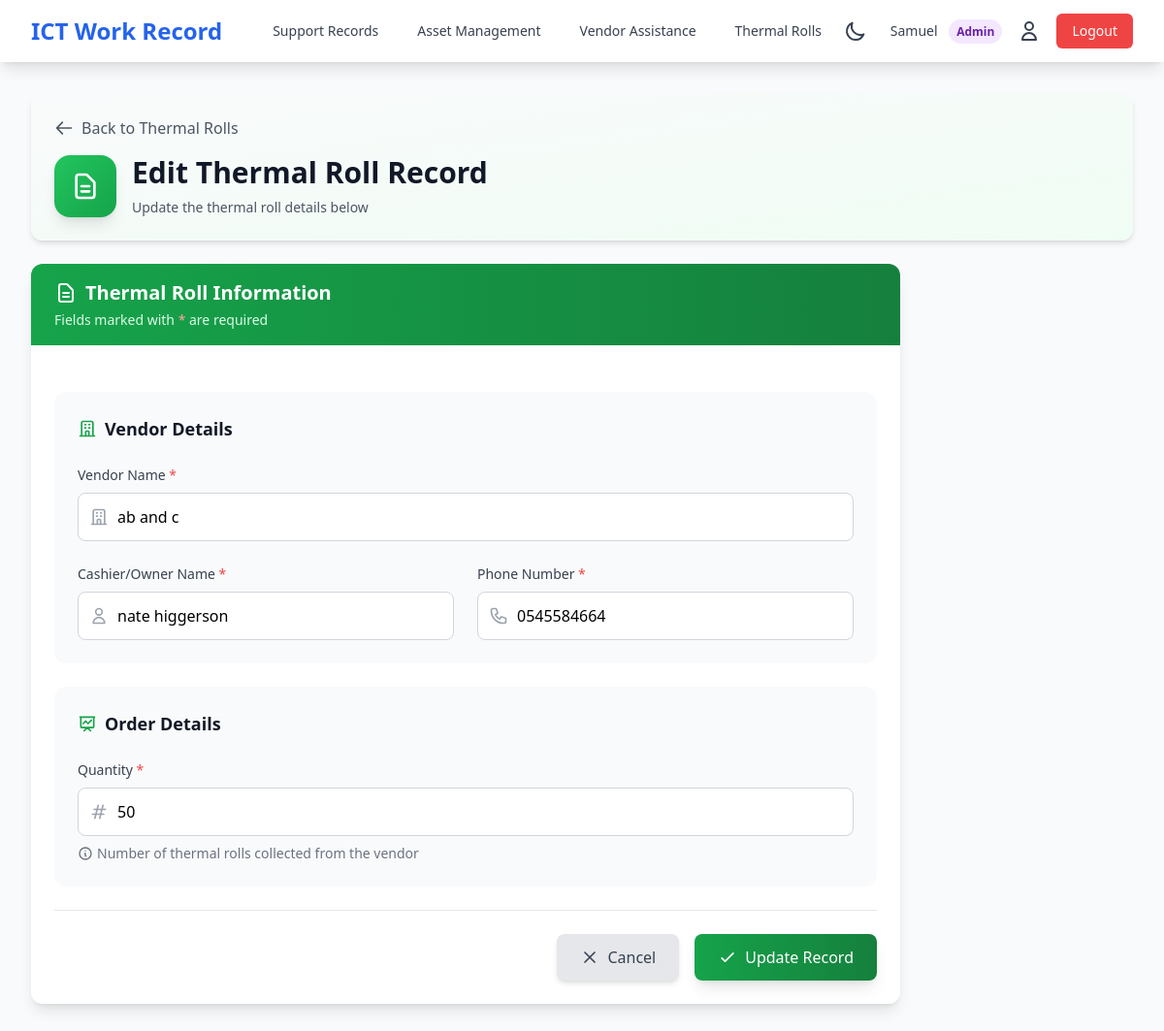
The app's page /thermal-rolls/1/update/ (signed in) with its own data.
### thermal_rolls/models.py (models this page shows, shortened)
class ThermalRollRecord(models.Model):
    vendor_name = models.CharField(max_length=200, help_text="Vendor or station name")
    cashier_owner_name = models.CharField(max_length=200, help_text="Contact person (cashier/owner)")
    quantity = models.PositiveIntegerField(help_text="Number of thermal rolls collected")
    phone_number = models.CharField(max_length=20, help_text="Contact number")
    signature = models.CharField(
        max_length=200,
        blank=True,
        help_text="Digital signature placeholder"
    )
    recorded_by = models.ForeignKey(
        User,
        on_delete=models.PROTECT,
        related_name='thermal_roll_records',
        help_text="ICT staff who recorded this"
    )
    timestamp = models.DateTimeField(default=timezone.now, help_text="When this was recorded")
    notes = models.TextField(blank=True, help_text="Additional notes")
    class Meta:
        ordering = ['-timestamp']
        verbose_name = "Thermal Roll Record"
        verbose_name_plural = "Thermal Roll Records"
        indexes = [
            models.Index(fields=['-timestamp']),
            models.Index(fields=['vendor_name']),
        ]

### thermal_rolls/views.py (the view)
# urls.py: path('<int:pk>/update/', views.thermal_roll_update, name='update'),
@login_required
def thermal_roll_update(request, pk):
    is_admin = user_is_admin(request.user)
    if is_admin:
        record = get_object_or_404(ThermalRollRecord, pk=pk)
    else:
        record = get_object_or_404(ThermalRollRecord, pk=pk, recorded_by=request.user)
    if request.method == 'POST':
        form = ThermalRollRecordForm(request.POST, instance=record)
        if form.is_valid():
            form.save()
            messages.success(request, 'Thermal roll record updated successfully!')
            return redirect('thermal_rolls:detail', pk=record.pk)
    else:
        form = ThermalRollRecordForm(instance=record)
    context = {
        'form': form,
        'record': record,
        'action': 'Update',
    }
    return render(request, 'thermal_rolls/form.html', context)

### thermal_rolls/views.py (called while the page is built)
def user_is_admin(user):
    return user.groups.filter(name='Admin').exists()

### templates/thermal_rolls/form.html (shortened to what this page needs)
{% extends 'base.html' %}
{% load widget_tweaks %}
{% block content %}
<div class="bg-gradient-to-br from-gray-50 to-green-50 dark:from-gray-800 dark:to-gray-900 rounded-xl p-6 mb-6 shadow-md">
    <div class="flex items-center mb-4">
        <a href="{% url 'thermal_rolls:list' %}"
           class="text-gray-600 hover:text-green-600 dark:text-gray-400 dark:hover:text-green-400 transition-colors flex items-center group">
            <svg class="w-5 h-5 mr-2 transform group-hover:-translate-x-1 transition-transform" fill="none" stroke="currentColor" viewBox="0 0 24 24">
                <path stroke-linecap="round" stroke-linejoin="round" stroke-width="2" d="M10 19l-7-7m0 0l7-7m-7 7h18"/>
            </svg>
            Back to Thermal Rolls
        </a>
    </div>
    <div class="flex items-center space-x-4">
        <div class="flex-shrink-0">
            <div class="w-16 h-16 bg-gradient-to-br from-green-500 to-green-600 rounded-2xl flex items-center justify-center shadow-lg">
                <svg class="w-8 h-8 text-white" fill="none" stroke="currentColor" viewBox="0 0 24 24">
                    <path stroke-linecap="round" stroke-linejoin="round" stroke-width="2" d="M9 12h6m-6 4h6m2 5H7a2 2 0 01-2-2V5a2 2 0 012-2h5.586a1 1 0 01.707.293l5.414 5.414a1 1 0 01.293.707V19a2 2 0 01-2 2z"/>
                </svg>
            </div>
        </div>
        <div>
            <h1 class="text-3xl font-bold text-gray-900 dark:text-white">
                {% if form.instance.pk %}Edit Thermal Roll Record{% else %}Create New Thermal Roll Record{% endif %}
            </h1>
            <p class="mt-2 text-sm text-gray-600 dark:text-gray-400">
                {% if form.instance.pk %}Update the thermal roll details below{% else %}Fill in the details below to create a new thermal roll record{% endif %}
            </p>
        </div>
    </div>
</div>
<div class="max-w-4xl">
    <div class="bg-white dark:bg-gray-800 rounded-xl shadow-lg overflow-hidden">
        <div class="bg-gradient-to-r from-green-600 to-green-700 px-6 py-4">
            <h2 class="text-xl font-semibold text-white flex items-center">
                <svg class="w-6 h-6 mr-2" fill="none" stroke="currentColor" viewBox="0 0 24 24">
                    <path stroke-linecap="round" stroke-linejoin="round" stroke-width="2" d="M9 12h6m-6 4h6m2 5H7a2 2 0 01-2-2V5a2 2 0 012-2h5.586a1 1 0 01.707.293l5.414 5.414a1 1 0 01.293.707V19a2 2 0 01-2 2z"/>
                </svg>
                Thermal Roll Information
            </h2>
            <p class="text-green-100 text-sm mt-1">Fields marked with <span class="text-red-300">*</span> are required</p>
        </div>
        <form method="post" class="p-6 space-y-6">
            <div class="bg-gray-50 dark:bg-gray-700/30 rounded-xl p-6 space-y-6">
                <h3 class="text-lg font-semibold text-gray-900 dark:text-white flex items-center">
                    Vendor Details
                </h3>
                <div>
                    <label for="{{ form.vendor_name.id_for_label }}" class="block text-sm font-medium text-gray-700 dark:text-gray-300 mb-2">
                        Vendor Name <span class="text-red-500">*</span>
                    </label>
                    <div class="relative">
                        <div class="absolute inset-y-0 left-0 pl-3 flex items-center pointer-events-none">
                        </div>
                        {% render_field form.vendor_name class="w-full pl-10 pr-4 py-3 border rounded-lg focus:ring-2 focus:ring-green-500 focus:border-green-500 dark:bg-gray-700 dark:text-white transition-all" class+="border-gray-300 dark:border-gray-600" placeholder="Enter vendor name" %}
                    </div>
                </div>
                <div class="grid grid-cols-1 md:grid-cols-2 gap-6">
                    <div>
                        <label for="{{ form.cashier_owner_name.id_for_label }}" class="block text-sm font-medium text-gray-700 dark:text-gray-300 mb-2">
                            Cashier/Owner Name <span class="text-red-500">*</span>
                        </label>
                        <div class="relative">
                            <div class="absolute inset-y-0 left-0 pl-3 flex items-center pointer-events-none">
                            </div>
                            {% render_field form.cashier_owner_name class="w-full pl-10 pr-4 py-3 border rounded-lg focus:ring-2 focus:ring-green-500 focus:border-green-500 dark:bg-gray-700 dark:text-white transition-all" class+="border-gray-300 dark:border-gray-600" placeholder="Enter contact person name" %}
                        </div>
                    </div>
                    <div>
                        <label for="{{ form.phone_number.id_for_label }}" class="block text-sm font-medium text-gray-700 dark:text-gray-300 mb-2">
                            Phone Number <span class="text-red-500">*</span>
                        </label>
                        <div class="relative">
                            <div class="absolute inset-y-0 left-0 pl-3 flex items-center pointer-events-none">
                            </div>
                            {% render_field form.phone_number class="w-full pl-10 pr-4 py-3 border rounded-lg focus:ring-2 focus:ring-green-500 focus:border-green-500 dark:bg-gray-700 dark:text-white transition-all" class+="border-gray-300 dark:border-gray-600" placeholder="e.g., +1234567890" %}
                        </div>
                    </div>
                </div>
            </div>
            <div class="bg-gray-50 dark:bg-gray-700/30 rounded-xl p-6 space-y-6">
                <h3 class="text-lg font-semibold text-gray-900 dark:text-white flex items-center">
                    <svg class="w-5 h-5 mr-2 text-green-600 dark:text-green-400" fill="none" stroke="currentColor" viewBox="0 0 24 24">
                        <path stroke-linecap="round" stroke-linejoin="round" stroke-width="2" d="M7 12l3-3 3 3 4-4M8 21l4-4 4 4M3 4h18M4 4h16v12a1 1 0 01-1 1H5a1 1 0 01-1-1V4z"/>
                    </svg>
                    Order Details
                </h3>
                <div>
                    <label for="{{ form.quantity.id_for_label }}" class="block text-sm font-medium text-gray-700 dark:text-gray-300 mb-2">
                        Quantity <span class="text-red-500">*</span>
                    </label>
                    <div class="relative">
                        <div class="absolute inset-y-0 left-0 pl-3 flex items-center pointer-events-none">
                        </div>
                        {% render_field form.quantity class="w-full pl-10 pr-4 py-3 border rounded-lg focus:ring-2 focus:ring-green-500 focus:border-green-500 dark:bg-gray-700 dark:text-white transition-all" class+="border-gray-300 dark:border-gray-600" type="number" min="1" placeholder="Enter quantity" %}
                    </div>
                    {% if form.quantity.errors %}
                        <p class="mt-2 text-sm text-red-600 dark:text-red-400 flex items-center">
                            <svg class="w-4 h-4 mr-1" fill="currentColor" viewBox="0 0 20 20">
                                <path fill-rule="evenodd" d="M18 10a8 8 0 11-16 0 8 8 0 0116 0zm-7 4a1 1 0 11-2 0 1 1 0 012 0zm-1-9a1 1 0 00-1 1v4a1 1 0 102 0V6a1 1 0 00-1-1z" clip-rule="evenodd"/>
                            </svg>
                            {{ form.quantity.errors.0 }}
                        </p>
                    {% else %}
                        <p class="mt-2 text-sm text-gray-500 dark:text-gray-400 flex items-center">
                            <svg class="w-4 h-4 mr-1" fill="none" stroke="currentColor" viewBox="0 0 24 24">
                                <path stroke-linecap="round" stroke-linejoin="round" stroke-width="2" d="M13 16h-1v-4h-1m1-4h.01M21 12a9 9 0 11-18 0 9 9 0 0118 0z"/>
                            </svg>
                            Number of thermal rolls collected from the vendor
                        </p>
                    {% endif %}
                </div>
            </div>
            <div class="flex items-center justify-end space-x-4 pt-6 border-t border-gray-200 dark:border-gray-700">
                <a href="{% url 'thermal_rolls:list' %}"
                   class="px-6 py-3 bg-gray-200 dark:bg-gray-700 text-gray-700 dark:text-gray-300 rounded-lg hover:bg-gray-300 dark:hover:bg-gray-600 transition-all transform hover:scale-105 font-medium flex items-center shadow-md hover:shadow-lg">
                    <svg class="w-5 h-5 mr-2" fill="none" stroke="currentColor" viewBox="0 0 24 24">
                        <path stroke-linecap="round" stroke-linejoin="round" stroke-width="2" d="M6 18L18 6M6 6l12 12"/>
                    </svg>
                    Cancel
                </a>
                <button type="submit"
                        class="px-6 py-3 bg-gradient-to-r from-green-600 to-green-700 text-white rounded-lg hover:from-green-700 hover:to-green-800 transition-all transform hover:scale-105 shadow-lg hover:shadow-xl font-medium flex items-center">
                    <svg class="w-5 h-5 mr-2" fill="none" stroke="currentColor" viewBox="0 0 24 24">
                        <path stroke-linecap="round" stroke-linejoin="round" stroke-width="2" d="M5 13l4 4L19 7"/>
                    </svg>
                    {% if form.instance.pk %}Update Record{% else %}Create Record{% endif %}
                </button>
            </div>
        </form>
    </div>
</div>
{% endblock %}

### templates/base.html (shortened to what this page needs)
<!DOCTYPE html>
<html lang="en" class="h-full">
<head>
    <script src="https://cdn.tailwindcss.com"></script>
    {% load static %}
    <link rel="stylesheet" href="{% static 'css/custom.css' %}">
</head>
<body class="bg-gray-50 dark:bg-gray-900 min-h-screen h-full transition-colors duration-200">
    <nav class="bg-white dark:bg-gray-800 shadow-lg transition-colors duration-200">
        <div class="max-w-7xl mx-auto px-4 sm:px-6 lg:px-8">
            <div class="flex justify-between h-16">
                <div class="flex items-center">
                    <a href="{% url 'dashboard' %}" class="flex items-center">
                        <span class="text-2xl font-bold text-blue-600 dark:text-blue-400">ICT Work Record</span>
                    </a>
                    {% if user.is_authenticated %}
                    <div class="hidden md:ml-10 md:flex md:space-x-4">
                        <a href="{% url 'support_records:list' %}" class="text-gray-700 dark:text-gray-300 hover:text-blue-600 dark:hover:text-blue-400 px-3 py-2 rounded-md text-sm font-medium transition">Support Records</a>
                        <a href="{% url 'asset_management:list' %}" class="text-gray-700 dark:text-gray-300 hover:text-blue-600 dark:hover:text-blue-400 px-3 py-2 rounded-md text-sm font-medium transition">Asset Management</a>
                        <a href="{% url 'vendor_assistance:list' %}" class="text-gray-700 dark:text-gray-300 hover:text-blue-600 dark:hover:text-blue-400 px-3 py-2 rounded-md text-sm font-medium transition">Vendor Assistance</a>
                        <a href="{% url 'thermal_rolls:list' %}" class="text-gray-700 dark:text-gray-300 hover:text-blue-600 dark:hover:text-blue-400 px-3 py-2 rounded-md text-sm font-medium transition">Thermal Rolls</a>
                    </div>
                    {% endif %}
                </div>
                <div class="flex items-center space-x-4">
                    {% if user.is_authenticated %}
                        <button onclick="toggleDarkMode()" class="p-2 rounded-lg hover:bg-gray-100 dark:hover:bg-gray-700 transition" title="Toggle Dark Mode">
                            <svg class="w-6 h-6 text-gray-700 dark:text-gray-300 block dark:hidden" fill="none" stroke="currentColor" viewBox="0 0 24 24">
                                <path stroke-linecap="round" stroke-linejoin="round" stroke-width="2" d="M20.354 15.354A9 9 0 018.646 3.646 9.003 9.003 0 0012 21a9.003 9.003 0 008.354-5.646z"></path>
                            </svg>
                        </button>
                        <span class="text-sm text-gray-700 dark:text-gray-300">
                            <span class="font-medium">{{ user.get_full_name|default:user.username }}</span>
                            {% if user.groups.all %}
                                {% with first_group=user.groups.first.name %}
                                <span class="ml-2 px-2 py-1 text-xs font-semibold rounded-full
                                    {% if first_group == 'Admin' %}
                                        bg-purple-100 text-purple-800 dark:bg-purple-900 dark:text-purple-200
                                    {% else %}
                                        bg-blue-100 text-blue-800 dark:bg-blue-900 dark:text-blue-200
                                    {% endif %}
                                ">
                                    {{ first_group }}
                                </span>
                                {% endwith %}
                            {% endif %}
                        </span>
                        <a href="{% url 'accounts:profile' %}" class="text-gray-700 dark:text-gray-300 hover:text-blue-600 dark:hover:text-blue-400 transition" title="Profile">
                            <svg class="w-6 h-6" fill="none" stroke="currentColor" viewBox="0 0 24 24">
                                <path stroke-linecap="round" stroke-linejoin="round" stroke-width="2" d="M16 7a4 4 0 11-8 0 4 4 0 018 0zM12 14a7 7 0 00-7 7h14a7 7 0 00-7-7z"></path>
                            </svg>
                        </a>
                        <form method="post" action="{% url 'accounts:logout' %}" class="inline">
                            <button type="submit" class="bg-red-500 hover:bg-red-600 dark:bg-red-600 dark:hover:bg-red-700 text-white px-4 py-2 rounded-md text-sm font-medium transition">
                                Logout
                            </button>
                        </form>
                    {% else %}
                        <a href="{% url 'accounts:login' %}" class="bg-blue-600 hover:bg-blue-700 text-white px-4 py-2 rounded-md text-sm font-medium transition">
                            Login
                        </a>
                    {% endif %}
                </div>
            </div>
        </div>
    </nav>
    <main class="max-w-7xl mx-auto px-4 sm:px-6 lg:px-8 py-8">
        {% block content %}{% endblock %}
    </main>
</body>
</html>

### records on screen
ThermalRollRecord: vendor_name "ab and c", cashier_owner_name "nate higgerson", phone_number "0545584664", quantity "50"

### other values on screen
{{ user.get_full_name|default:user.username }} "Samuel"
{{ first_group }} "Admin"
